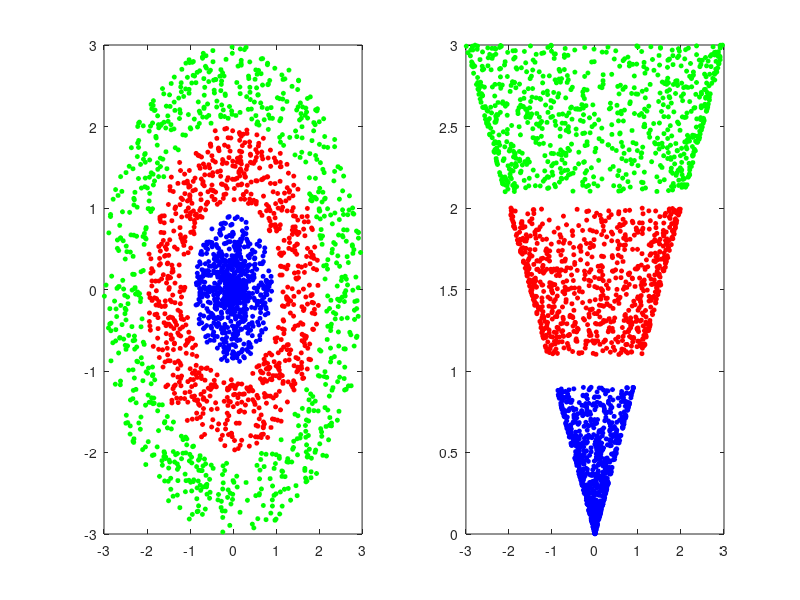

Source code (MATLAB):
n=800;
x1=zeros(n,1);
y1=zeros(n,1);
z1=zeros(n,1);
d1=[x1 y1];
r1=1;
for i=1:n
    r=unifrnd(0,r1-0.1);
    teta=unifrnd(0,2*pi);
    x1(i)=r*sin(teta);
    y1(i)=r*cos(teta);
    z1(i)=norm([x1(i) y1(i)]);
end

x2=zeros(n,1);
y2=zeros(n,1);
z2=zeros(n,1);

for i=1:n
    r=unifrnd(r1+0.1,2);
    teta=unifrnd(0,2*pi);
    x2(i)=r*sin(teta);
    y2(i)=r*cos(teta);
    z2(i)=norm([x2(i) y2(i)]);
end

x3=zeros(n,1);
y3=zeros(n,1);
z3=zeros(n,1);

for i=1:n
    r=unifrnd(2*r1+0.1,3);
    teta=unifrnd(0,2*pi);
    x3(i)=r*sin(teta);
    y3(i)=r*cos(teta);
    z3(i)=norm([x3(i) y3(i)]);
end


d2=[x2 y2];

subplot(1,2,1),plot(x1,y1,'o',...
      'MarkerSize',3,...
    'MarkerEdgeColor','b',...
    'MarkerFaceColor','b')
hold on;
subplot(1,2,1),plot(x2,y2,'o',...
      'MarkerSize',3,...
    'MarkerEdgeColor','r',...
    'MarkerFaceColor','r')

hold on;
subplot(1,2,1),plot(x3,y3,'o',...
      'MarkerSize',3,...
    'MarkerEdgeColor','g',...
    'MarkerFaceColor','g')

subplot(1,2,2),plot(x1,z1,'o',...
      'MarkerSize',3,...
    'MarkerEdgeColor','b',...
    'MarkerFaceColor','b')
hold on;
subplot(1,2,2),plot(x2,z2,'o',...
      'MarkerSize',3,...
    'MarkerEdgeColor','r',...
    'MarkerFaceColor','r')

hold on;
subplot(1,2,2),plot(x3,z3,'o',...
      'MarkerSize',3,...
    'MarkerEdgeColor','g',...
    'MarkerFaceColor','g')

z=d1'*d2+10;

y=0;